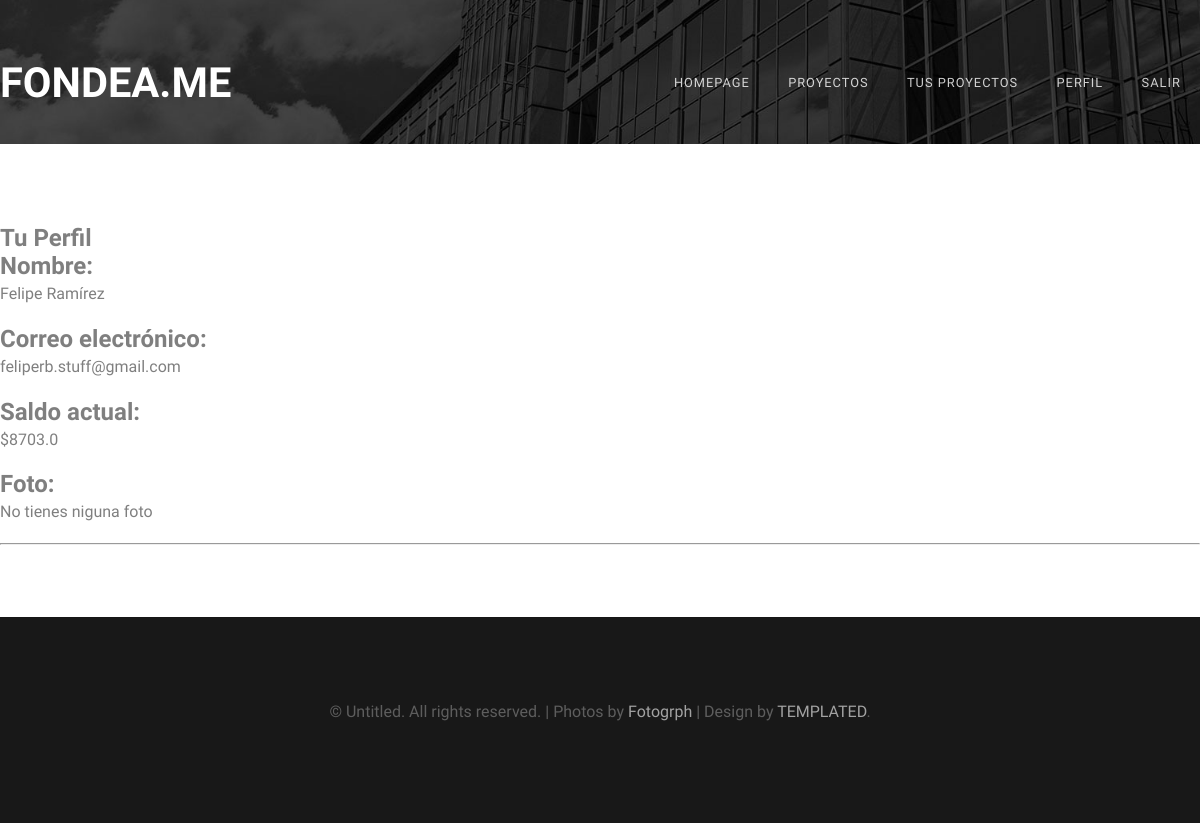
The page /user-info/sssfcv13sqaznchdyr on the database as committed earlier.
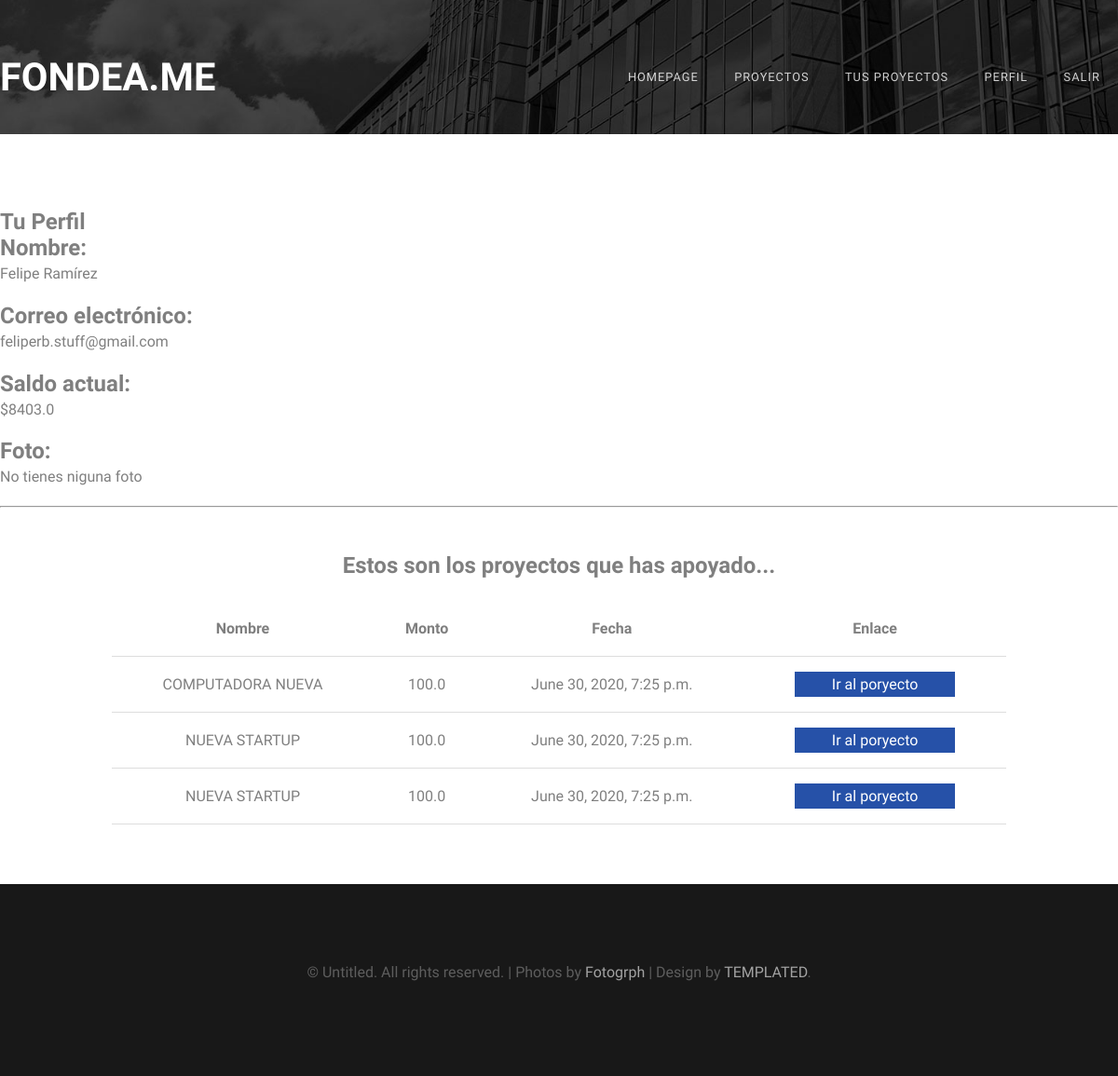
The same page on the database as committed later.
### usuarios/models.py (models this page shows, shortened)
class User(models.Model):
    user = models.CharField(max_length=50, unique = True)
    name = models.EmailField(max_length=254)
    password = models.BinaryField(unique = True)
    made = models.DateTimeField(auto_now_add = True)
    upload = models.DateTimeField(auto_now = True)
    photo = models.ImageField(default = 'null', upload_to = "users")
    wallet = models.FloatField()

### proyectos/models.py (models this page shows)
class Proyect(models.Model):
    name = models.CharField(max_length=50)
    goal = models.FloatField()
    actual = models.FloatField()
    deadline = models.DateField(auto_now_add=False)
    description = models.CharField(max_length=1500)
    image = models.ImageField(default = 'null', upload_to = "Proyects")
    made = models.DateTimeField(auto_now_add = True)
    upload = models.DateTimeField(auto_now = True)
    category = models.ForeignKey("Category", verbose_name=("Category"), on_delete=models.CASCADE)
    userOwner = models.ForeignKey(User, verbose_name=("Owner"), related_name='Owner',on_delete=models.CASCADE)
    Patrons = models.ManyToManyField(User,
        through = 'Patron',
        through_fields = ('proyecto','patron'),
        verbose_name=("Patrons"),
        default = 'null')

class Patron(models.Model):
    proyecto  = models.ForeignKey(Proyect, verbose_name = ("Proyecto"), on_delete=models.CASCADE)
    patron = models.ForeignKey(User, verbose_name = ("Patron"), on_delete=models.CASCADE)
    money = models.FloatField(default = 0)
    date = models.DateTimeField(default = datetime.now())

### proyectos/views.py (the view)
# urls.py: path('user-info/<str:user>', proyecto.userInfo, name = 'userinfo'),
def userInfo(request, user):
    aux = ''
    for letra in user:
        if letra.isdigit():
            aux += letra
    idUser = int(aux)
    userinfo = User.objects.get(pk = idUser)
    proyectosApoyados = [(Proyect.objects.get(pk = proy.proyecto_id), proy.money, proy.date) for proy in Patron.objects.filter(patron_id = userinfo.id) ]
    return render(request, 'user-info.html', {
        'User' : 'sssfcv{}sqaznchdyr'.format(userinfo.id),
        'Userinfo' : userinfo,
        'Proyects' : proyectosApoyados
    })

### proyectos/templates/user-info.html (shortened to what this page needs)
{% extends 'layout.html' %}
{% block content %}
    <div id="wrapper">
        <div id="user-info-container">
            <h2>Tu Perfil</h2>
            <h2>Nombre: </h2><p>{{Userinfo.name}}</p>
            <h2>Correo electrónico:  </h2><p>{{Userinfo.user}}</p>
            <h2>Saldo actual:</h2><p>${{Userinfo.wallet}}</p>
            <h2>Foto: </h2>
            {% if Userinfo.photo %}
                <img src = "{{Userinfo.photo}}">
            {% else %}
                <p>No tienes niguna foto</p>
            {% endif %}
            <hr>
            <div>
                {% if Proyects %}
                    <h2 id = 'titulo-centrado'>Estos son los proyectos que has apoyado...</h2>
                    <table>
                        <thead>
                            <th>Nombre</th>
                            <th>Monto</th>
                            <th>Fecha</th>
                            <th>Enlace</th>
                        </thead>
                        <tbody>
                            {% for proyect in Proyects %}
                                <tr>
                                    <td>{{proyect.0.name}}</td>
                                    <td>{{proyect.1}}</td>
                                    <td>{{proyect.2}}</td>
                                    <td><a id = "link-in-table" class = "myproyectlink" href="{% url 'proyectoLoged' User proyect.0.id %}" >Ir al poryecto</a></td>
                                </tr>
                            {% endfor %}
                        </tbody>
                    </table>
                {% endif %}
            </div>
        </div>
    </div>
{% endblock content %}

Rows that differ between the two databases and show on the page:
changed User "Felipe Ramírez": wallet "8703.0" → "8403.0"
now on this page (row edited): Proyect: name "COMPUTADORA NUEVA", money "100.0", date "June 30, 2020, 7:25 p.m."
now on this page (row edited): Proyect: name "NUEVA STARTUP", money "100.0", date "June 30, 2020, 7:25 p.m."
Other text that changed with them:
text now shown: "Estos son los proyectos que has apoyado... Nombre Monto Fecha Enlace"
